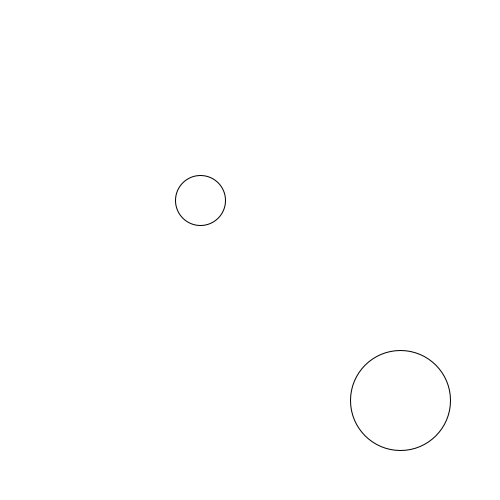
Frame 1 (no input)
Frame 60 (the mouse pressed at the canvas centre just before this capture): identical to frame 1, image omitted
Frame 120 (the mouse held since frame 60 and released just before this capture): identical to frame 1, image omitted

The Processing sketch that drew this single still picture (run headless with seeded random() and noise(); from frame 60 on, the mouse is pressed at the canvas centre):

// Processing sketch: botonCircular
// ── botonCircular.pde
int botonX = 200;
int botonY = 200;
int botonR = 25;

int boton2X = 400;
int boton2Y = 400;
int boton2R = 50;

void setup() {
  size(500, 500);
}

void draw() {
  background(255);

  // Boton 1
  if ( mouseDentro(botonX, botonY, botonR) ) {
    fill(255, 0, 0);
    cursor(HAND);
  } else {
    fill(255);
    cursor(ARROW);
  }
  ellipse(botonX, botonY, botonR*2, botonR*2);


 // Boton 2
  if ( mouseDentro(boton2X, boton2Y, boton2R) ) {
    fill(255, 0, 0);
    cursor(HAND);
  } else {
    fill(255);
    cursor(ARROW);
  }
  ellipse(boton2X, boton2Y, boton2R*2, boton2R*2);
}

void mouseReleased() {
  if (mouseDentro(botonX, botonY, botonR)) {
    println("CLICK BOTON 1");
  }

  if (mouseDentro(boton2X, boton2Y, boton2R)) {
    println("CLICK BOTON 2");
  }
}

boolean mouseDentro(int x, int y, int r) {
  float d = dist(x, y, mouseX, mouseY);
  if (d < r) {
    return true;
  }  
  return false;
}
